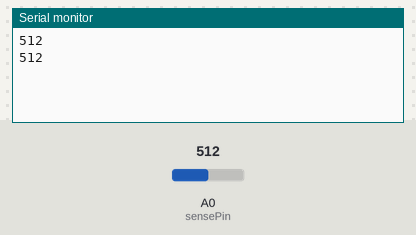
The sketch below on a simulated Arduino Uno, built with avr-gcc and run on an emulated ATmega328P. Parts: the last lines printed to the serial monitor. Inputs (shaded band) come from the test bench; at power-on: A0 (sensePin) = 512.

Above: at 1.8 s.
1.9 s: A0 (sensePin) set to 716
At 2.8 s:
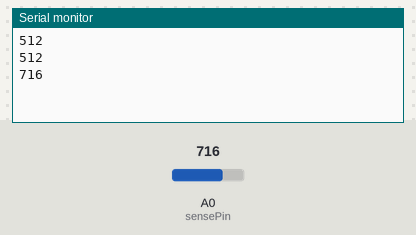
3.4 s: A0 (sensePin) set to 900
At 4.7 s:
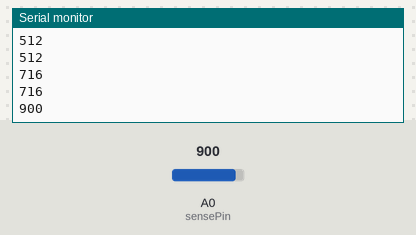
Timing chart, 0 to 6.4 s (numbered marks = the images above; inputs shaded):
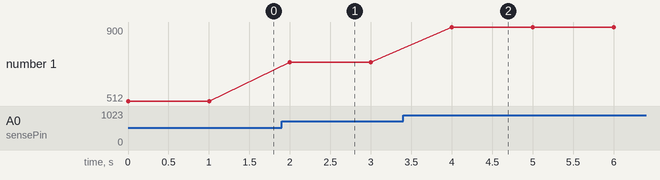

The sketch:

light_meter.ino
```cpp
/*
Photoresistor(1kohm resistor(Brown, Black, Red)) is reading light and printing to serialOut.
*/

int sensePin = 0;

void setup() {
  //analogReference(DEFAULT);
  Serial.begin(9600);
}

void loop() {
  int reading = analogRead(sensePin);
  Serial.println(reading);
  delay(1000);
}
```

Measured:
- after the input at 1.9 s, the serial monitor: prints a new line after 0.10 s (image 1)
- after the input at 3.4 s, the serial monitor: prints a new line after 0.60 s (image 2)
- plotted number 1: 512 → 716 after the input at 1.9 s, 716 → 900 after the input at 3.4 s
